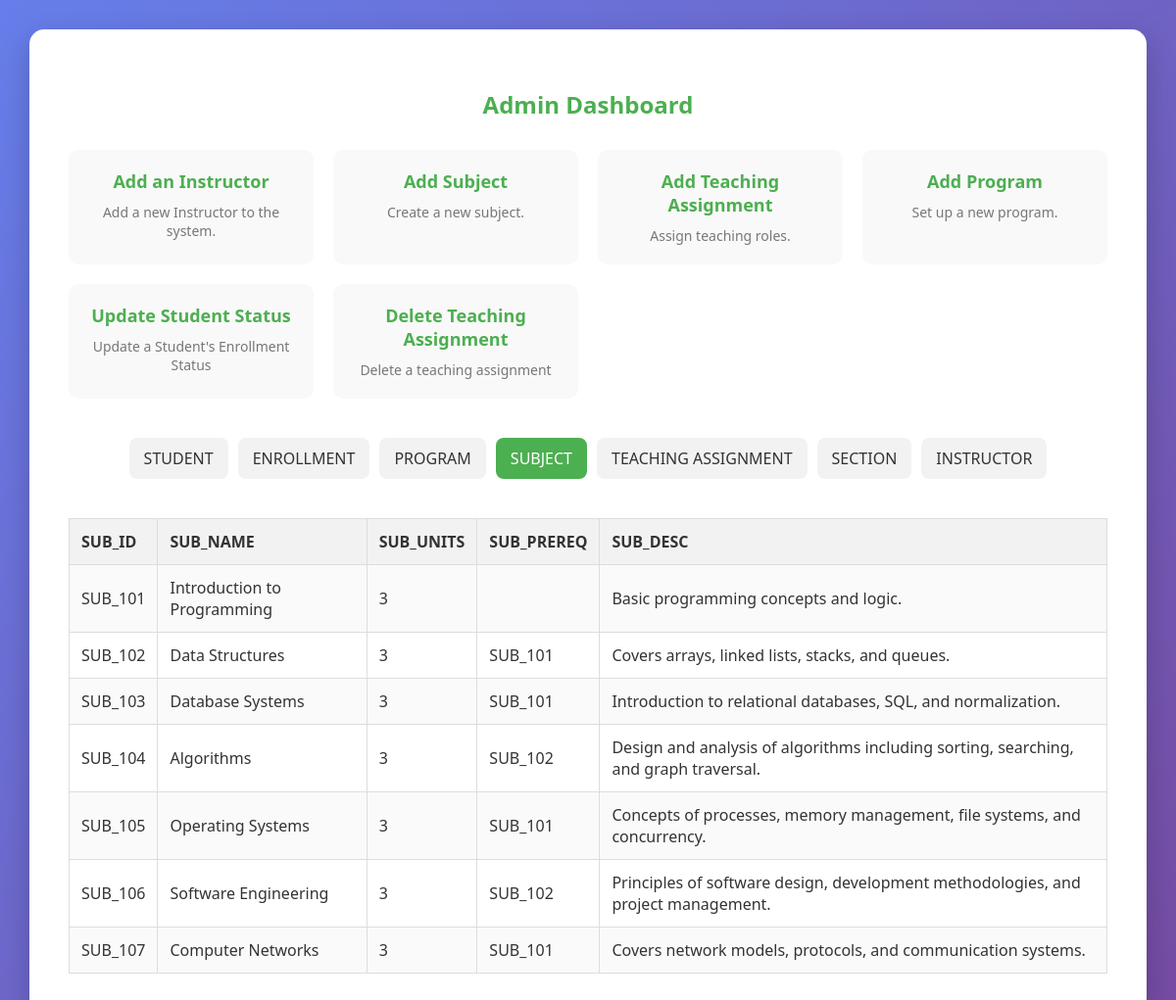
The app's page /Admin/AdminDashboard.php?table=SUBJECT with its own data.
### tables this page shows
CREATE TABLE SUBJECT (
    SUB_ID     VARCHAR(7) NOT NULL PRIMARY KEY,  
    SUB_NAME   VARCHAR(50) NOT NULL,             
    SUB_UNITS  INT NOT NULL,  
    SUB_PREREQ VARCHAR(7),                       
    SUB_DESC   VARCHAR(100)                      
);

### Admin/AdminDashboard.php (the view, shortened to what this page needs)
<?php
$conn = new mysqli("localhost:3310", "root", "Dj@070821", "EducEnroll");
$table = $_GET['table'] ?? '';
$allowed = ['STUDENT','ENROLLMENT','PROGRAM','SUBJECT','TEACHING_ASSIGNMENT','SECTION','INSTRUCTOR'];
if ($table && in_array($table, $allowed)) {
    $sql = "SELECT * FROM `$table`";
    $result = $conn->query($sql);
}
?>
<!DOCTYPE html>
<html lang="en">
<head>
</head>
<body>
    <div class="container">
        <h2>Admin Dashboard</h2>
        <div class="dashboard-grid">
            <div class="dashboard-item" onclick="window.location.href='../AdminFunctions/add_instructor.php'">
                <h3>Add an Instructor</h3>
                <p>Add a new Instructor to the system.</p>
            </div>
            <div class="dashboard-item" onclick="window.location.href='../AdminFunctions/add_subject.php'">
                <h3>Add Subject</h3>
                <p>Create a new subject.</p>
            </div>
            <div class="dashboard-item" onclick="window.location.href='../AdminFunctions/add_teachingassign.php'">
                <h3>Add Teaching Assignment</h3>
                <p>Assign teaching roles.</p>
            </div>
            <div class="dashboard-item" onclick="window.location.href='../AdminFunctions/add_program.php'">
                <h3>Add Program</h3>
                <p>Set up a new program.</p>
            </div>
            <div class="dashboard-item" onclick="window.location.href='../AdminFunctions/update_studentstat.php'">
                <h3>Update Student Status</h3>
                <p>Update a Student's Enrollment Status</p>
            </div>
            <div class="dashboard-item" onclick="window.location.href='../AdminFunctions/delete_teachingassign.php'">
                <h3>Delete Teaching Assignment</h3>
                <p>Delete a teaching assignment</p>
            </div>
        </div>
        <div class="nav-panel">
            <a class="nav-item <?= ($table=='STUDENT')?'active':'' ?>" href="?table=STUDENT">STUDENT</a>
            <a class="nav-item <?= ($table=='ENROLLMENT')?'active':'' ?>" href="?table=ENROLLMENT">ENROLLMENT</a>
            <a class="nav-item <?= ($table=='PROGRAM')?'active':'' ?>" href="?table=PROGRAM">PROGRAM</a>
            <a class="nav-item <?= ($table=='SUBJECT')?'active':'' ?>" href="?table=SUBJECT">SUBJECT</a>
            <a class="nav-item <?= ($table=='TEACHING_ASSIGNMENT')?'active':'' ?>" href="?table=TEACHING_ASSIGNMENT">TEACHING ASSIGNMENT</a>
            <a class="nav-item <?= ($table=='SECTION')?'active':'' ?>" href="?table=SECTION">SECTION</a>
            <a class="nav-item <?= ($table=='INSTRUCTOR')?'active':'' ?>" href="?table=INSTRUCTOR">INSTRUCTOR</a>
        </div>
        <div class="table-container">
            <?php if (!empty($table)): ?>
                <?php if ($result && $result->num_rows > 0): ?>
                    <table>
                        <tr>
                            <?php while ($field = $result->fetch_field()): ?>
                                <th><?= htmlspecialchars($field->name) ?></th>
                            <?php endwhile; ?>
                        </tr>
                        <?php while ($row = $result->fetch_assoc()): ?>
                            <tr>
                                <?php foreach ($row as $val): ?>
                                    <td><?= htmlspecialchars($val) ?></td>
                                <?php endforeach; ?>
                            </tr>
                        <?php endwhile; ?>
                    </table>
                <?php else: ?>
                    <p>No records found in <?= htmlspecialchars($table) ?>.</p>
                <?php endif; ?>
            <?php else: ?>
                <p>Select a table above to view its records.</p>
            <?php endif; ?>
        </div>
    </div>
</body>
</html>

### Admin/AdminDashboard.php (style rules this page uses)
body { font-family: 'Segoe UI', Tahoma, Geneva, Verdana, sans-serif; background: linear-gradient(135deg, #667eea 0%, #764ba2 100%); margin: 0; padding: 0; display: flex; justify-content: center; align-items: flex-start; min-height: 100vh; color: #333; }
.container { background: white; border-radius: 15px; box-shadow: 0 10px 30px rgba(0, 0, 0, 0.2); padding: 40px; max-width: 1100px; width: 100%; margin: 30px; }
h2 { margin-bottom: 30px; color: #4CAF50; font-weight: 600; text-align: center; }
.dashboard-grid { display: grid; grid-template-columns: repeat(auto-fit, minmax(220px, 1fr)); gap: 20px; margin-bottom: 40px; }
.dashboard-item { background: #f9f9f9; border-radius: 10px; padding: 20px; transition: transform 0.2s ease, box-shadow 0.2s ease; cursor: pointer; text-align: center; }
.dashboard-item h3 { margin: 0; color: #4CAF50; font-size: 18px; }
.dashboard-item p { margin: 10px 0 0 0; color: #777; font-size: 14px; }
.nav-panel { display: flex; justify-content: center; gap: 10px; margin-bottom: 30px; flex-wrap: wrap; }
.nav-item { padding: 10px 15px; background: #f2f2f2; border-radius: 8px; cursor: pointer; transition: background-color 0.3s ease, color 0.3s ease; font-weight: 500; text-decoration: none; color: #333; }
.nav-item:hover, .nav-item.active { background: #4CAF50; color: white; }
.table-container { margin-top: 20px; overflow-x: auto; }
table { border-collapse: collapse; width: 100%; margin-top: 10px; }
th, td { border: 1px solid #ddd; padding: 12px; text-align: left; }
th { background-color: #f2f2f2; color: #333; font-weight: 600; }
tr:nth-child(even) { background-color: #fafafa; }

### records on screen
subject: SUB_ID "SUB_101", SUB_NAME "Introduction to Programming", SUB_UNITS "3", SUB_DESC "Basic programming concepts and logic."
subject: SUB_ID "SUB_102", SUB_NAME "Data Structures", SUB_UNITS "3", SUB_PREREQ "SUB_101", SUB_DESC "Covers arrays, linked lists, stacks, and queues."
subject: SUB_ID "SUB_103", SUB_NAME "Database Systems", SUB_UNITS "3", SUB_PREREQ "SUB_101", SUB_DESC "Introduction to relational databases, SQL, and normalization."
subject: SUB_ID "SUB_104", SUB_NAME "Algorithms", SUB_UNITS "3", SUB_PREREQ "SUB_102", SUB_DESC "Design and analysis of algorithms including sorting, searching, and graph traversal."
subject: SUB_ID "SUB_105", SUB_NAME "Operating Systems", SUB_UNITS "3", SUB_PREREQ "SUB_101", SUB_DESC "Concepts of processes, memory management, file systems, and concurrency."
subject: SUB_ID "SUB_106", SUB_NAME "Software Engineering", SUB_UNITS "3", SUB_PREREQ "SUB_102", SUB_DESC "Principles of software design, development methodologies, and project management."
subject: SUB_ID "SUB_107", SUB_NAME "Computer Networks", SUB_UNITS "3", SUB_PREREQ "SUB_101", SUB_DESC "Covers network models, protocols, and communication systems."

### other values on screen
$field->name "SUB_ID"
$field->name "SUB_NAME"
$field->name "SUB_UNITS"
$field->name "SUB_PREREQ"
$field->name "SUB_DESC"
